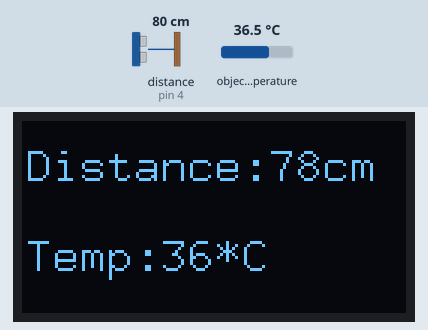
The sketch below on a simulated Arduino Uno, built with avr-gcc and run on an emulated ATmega328P. On the bench: 128×64 one-colour display. Wiring (inferred from the names in the program): ultrasonic range finder: trigger pin 2; echo pin 4. Inputs (shaded band) come from the test bench; at power-on: object temperature 36.5 °C, distance to the obstacle (sensor on pin 4) 80 cm. The echo pulse lasts 58.3 µs per cm; no radio packets arrive unless stated; what the sketch prints to the serial monitor is not drawn.

Above: at 1.2 s.
1.3 s: object temperature set to 20 °C
At 2.3 s:
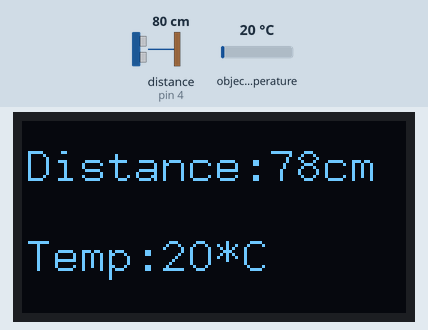
4.0 s: distance to the obstacle (sensor on pin 4) set to 4 cm
At 4.8 s:
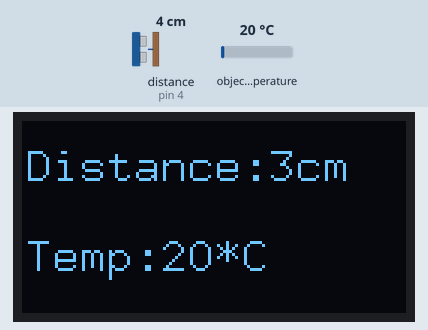
5.8 s: object temperature set to 32 °C
At 6.9 s:
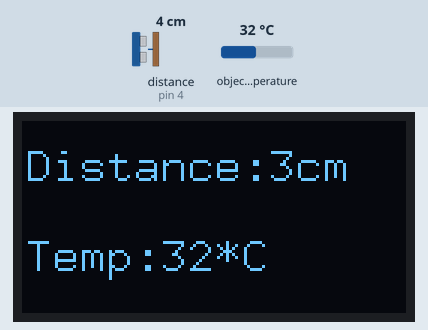
7.6 s: distance to the obstacle (sensor on pin 4) set to 2 cm
At 9.5 s:
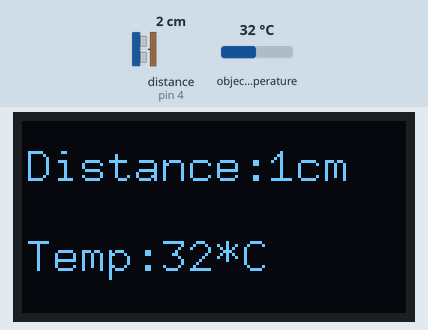
9.9 s: distance to the obstacle (sensor on pin 4) set to 34 cm
At 11.4 s:
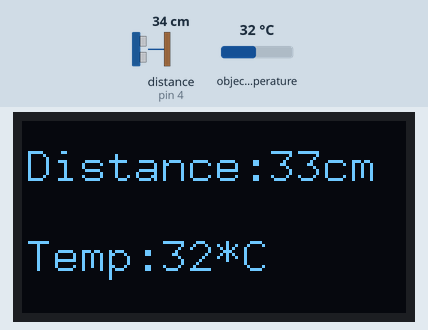
Timing chart, 0 to 12.9 s (numbered marks = the images above; inputs shaded):
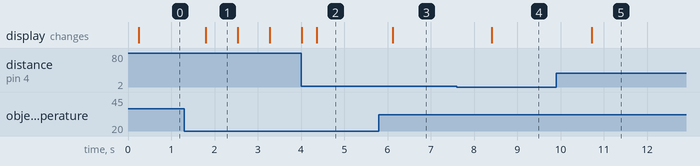

Measured:
- after the input at 1.3 s, the display: changes after 0.50 s (image 1)
- after the input at 4.0 s, the display: first differs from a run without the input after 0.37 s (image 2)
- after the input at 5.8 s, the display: changes after 0.32 s (image 3)
- after the input at 7.6 s, the display: changes after 0.81 s (image 4)
- after the input at 9.9 s, the display: changes after 0.82 s (image 5)
- what the display in image 1 shows lasts 0.7 s, from 1.8 s to 2.5 s

The sketch:

transmit.ino
```cpp
#include "U8glib.h"
U8GLIB_SSD1306_128X64 u8g(U8G_I2C_OPT_NONE);
#include <RH_ASK.h>
#include <SPI.h>
#include <Adafruit_MLX90614.h>
#define trig_Pin  2
#define echo_Pin  4
long duration, cm;
RH_ASK driver;
Adafruit_MLX90614 mlx = Adafruit_MLX90614();
void setup()
{
    //pinMode(buttonPin, INPUT);
    pinMode(trig_Pin, OUTPUT);
    pinMode(echo_Pin, INPUT);

    Serial.begin(9600);
    if (!driver.init())
         Serial.println("init failed");
}

void loop()
{
    int temp_obj = mlx.readObjectTempC();
    Serial.println("Temp:");
    Serial.print(temp_obj);
    Serial.print("\n");
    digitalWrite(trig_Pin, LOW);
    delayMicroseconds(2);
    digitalWrite(trig_Pin, HIGH);
    delayMicroseconds(10);
    digitalWrite(trig_Pin, LOW);
    duration = pulseIn(echo_Pin, HIGH);
    cm = duration*0.034/2;
    Serial.println("distance:");
    Serial.println(cm);
   u8g.firstPage();
  do
  {
    u8g.setFont(u8g_font_9x18);
    u8g.setPrintPos(1,20);
    u8g.print("Distance:");
    u8g.print(cm);
    u8g.print("cm");
    u8g.setPrintPos(1,50);
    u8g.print("Temp:");
    u8g.print(temp_obj);
    u8g.print("*C");
  }while(u8g.nextPage());

    if (cm<10) {
      if(temp_obj >  31 && temp_obj < 37)
      {
      Serial.println("send");
      const char *msg = "toggle_buz";
      driver.send((uint8_t *)msg, strlen(msg));
      driver.waitPacketSent();
      delay(2000);
      }
    }

    if(cm>9){
      Serial.println("no");
      const char *msg = "toggle_no";
      driver.send((uint8_t *)msg, strlen(msg));
      driver.waitPacketSent();
    }
     if(temp_obj <= 31 || temp_obj > 38)
      {
      Serial.println("no");
      const char *msg = "toggle_no";
      driver.send((uint8_t *)msg, strlen(msg));
      driver.waitPacketSent();
      }
}
```
